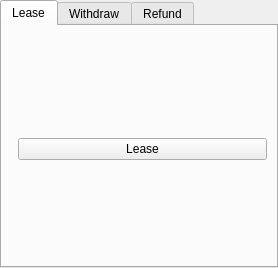
<?xml version="1.0" encoding="UTF-8"?>
<ui version="4.0">
 <class>LeasingPage</class>
 <widget class="QTabWidget" name="LeasingPage">
  <property name="currentIndex">
   <number>0</number>
  </property>
  <widget class="QWidget" name="tabLease">
   <attribute name="title">
    <string>Lease</string>
   </attribute>
   <layout class="QVBoxLayout" name="verticalLayoutLease">
    <item>
     <spacer name="verticalSpacerLease">
      <property name="orientation">
       <enum>Qt::Orientation::Vertical</enum>
      </property>
     </spacer>
    </item>
    <item>
     <layout class="QHBoxLayout" name="horizontalLayoutLease">
      <item>
       <spacer name="horizontalSpacerLease">
        <property name="orientation">
         <enum>Qt::Orientation::Horizontal</enum>
        </property>
       </spacer>
      </item>
      <item>
       <widget class="QPushButton" name="buttonLease">
        <property name="toolTip">
         <string>Start leasing</string>
        </property>
        <property name="text">
         <string>Lease</string>
        </property>
       </widget>
      </item>
     </layout>
    </item>
   </layout>
  </widget>
  <widget class="QWidget" name="tabWithdraw">
   <attribute name="title">
    <string>Withdraw</string>
   </attribute>
   <layout class="QVBoxLayout" name="verticalLayoutWithdraw">
    <item>
     <widget class="QTableView" name="tableViewWithdraw">
      <property name="selectionMode">
       <enum>QAbstractItemView::SelectionMode::SingleSelection</enum>
      </property>
      <property name="selectionBehavior">
       <enum>QAbstractItemView::SelectionBehavior::SelectRows</enum>
      </property>
      <attribute name="horizontalHeaderStretchLastSection">
       <bool>true</bool>
      </attribute>
      <attribute name="verticalHeaderVisible">
       <bool>false</bool>
      </attribute>
     </widget>
    </item>
    <item>
     <layout class="QHBoxLayout" name="horizontalLayoutWithdraw">
      <item>
       <widget class="QLabel" name="labelWithdraw">
        <property name="text">
         <string>Amount</string>
        </property>
       </widget>
      </item>
      <item>
       <widget class="QLineEdit" name="lineEditWithdraw"/>
      </item>
      <item>
       <widget class="QPushButton" name="buttonWithdraw">
        <property name="toolTip">
         <string>Withdraw the entered amount</string>
        </property>
        <property name="text">
         <string>Withdraw</string>
        </property>
       </widget>
      </item>
     </layout>
    </item>
   </layout>
  </widget>
  <widget class="QWidget" name="tabRefund">
   <attribute name="title">
    <string>Refund</string>
   </attribute>
   <layout class="QVBoxLayout" name="verticalLayoutRefund">
    <item>
     <widget class="QTableView" name="tableViewRefund">
      <property name="selectionBehavior">
       <enum>QAbstractItemView::SelectionBehavior::SelectRows</enum>
      </property>
      <attribute name="horizontalHeaderStretchLastSection">
       <bool>true</bool>
      </attribute>
      <attribute name="verticalHeaderVisible">
       <bool>false</bool>
      </attribute>
     </widget>
    </item>
    <item>
     <layout class="QHBoxLayout" name="horizontalLayoutRefund">
      <item>
       <spacer name="horizontalSpacerRefund">
        <property name="orientation">
         <enum>Qt::Orientation::Horizontal</enum>
        </property>
       </spacer>
      </item>
      <item>
       <widget class="QPushButton" name="buttonRefund">
        <property name="toolTip">
         <string>Stop leasing</string>
        </property>
        <property name="text">
         <string>Refund</string>
        </property>
       </widget>
      </item>
     </layout>
    </item>
   </layout>
  </widget>
 </widget>
 <resources/>
 <connections/>
</ui>
